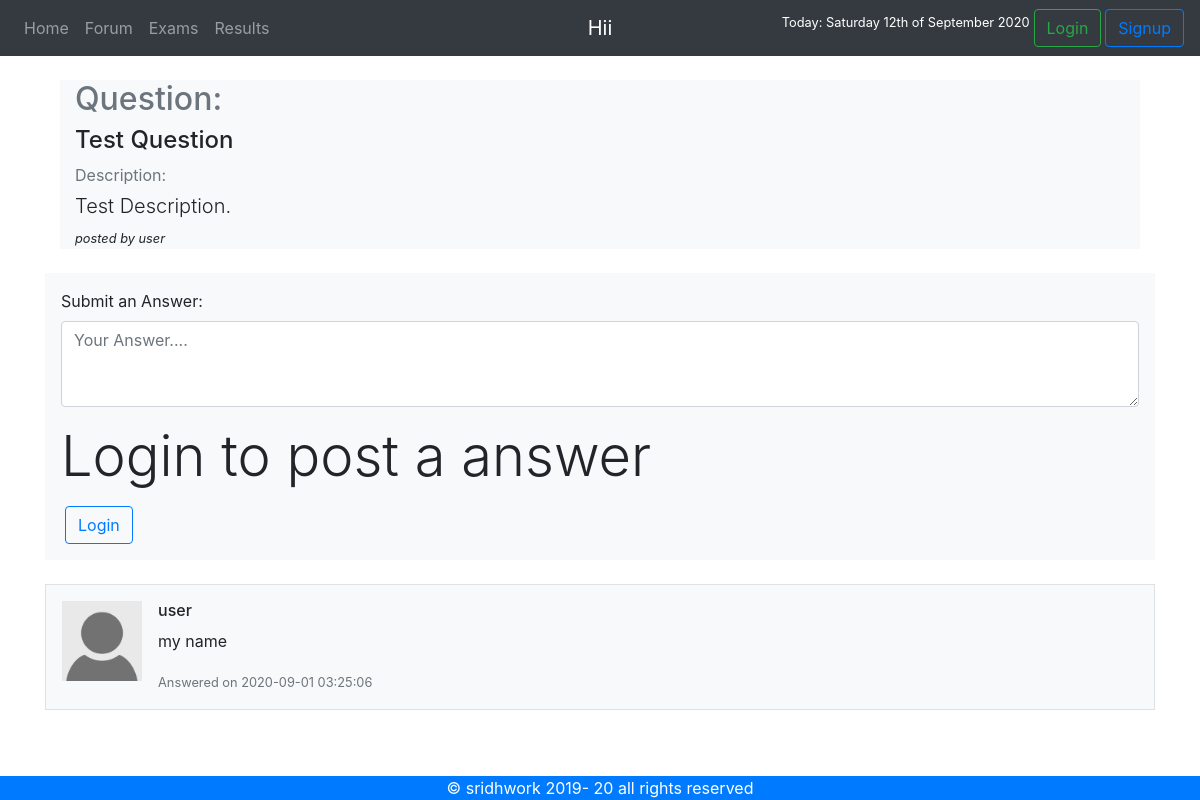
The app's page /pages/forum_answer_page.php?question=1&cat=1 with its own data.
### tables this page shows
CREATE TABLE `forum_questions` (
  `question_category` varchar(30) NOT NULL,
  `question_id` int NOT NULL,
  `question_title` varchar(150) NOT NULL,
  `question_details` text NOT NULL,
  `user_name` varchar(50) NOT NULL,
  `time` datetime NOT NULL DEFAULT CURRENT_TIMESTAMP
);

CREATE TABLE `forum_answers` (
  `answer_id` int NOT NULL,
  `question_id` int NOT NULL,
  `user_name` varchar(50) NOT NULL,
  `answer` text NOT NULL,
  `time` datetime NOT NULL DEFAULT CURRENT_TIMESTAMP
);

### pages/forum_answer_page.php (the view, shortened to what this page needs)
<!doctype html>
<html lang="en">
<?php
include 'dbconnect.php';
?>
<head>
    <link rel="stylesheet" href="https://stackpath.bootstrapcdn.com/bootstrap/4.5.2/css/bootstrap.min.css"
>
</head>
<?php include 'navbaruser.php' ?>
<div class="container my-4">
<?php
$qid= $_GET['question'];
$sql= "SELECT * FROM `forum_questions` WHERE `question_id`='$qid'";
$result= mysqli_query($conn,$sql);
while ($row=mysqli_fetch_assoc($result)) {
    $qtitle= $row['question_title'];
    $user = $row['user_name'];
    $qdesc= $row['question_details'];
echo'<body>
<div class="container my-3">
<div class=" bg-light jumbotron-fluid">
<div class="container">
    <h2 class="display-5 text-muted">Question:</h2>
  <h4 class="">'.$qtitle.'</h4>
  <p class="text-muted my-1">Description:</p>
  <p class="lead my-1">'.$qdesc.'</p>
 <small class="font-italic">'."posted "." by ".$user.'</small>
</div>
</div>
</div>';
}
?>
<?php
  $qid= $_GET['question'];
echo '<div class="container my-4 bg-light py-3 px-3"><form method="post">
<input type="hidden" name="question_id" value="'.$qid.'">
<div class="form-group">
  <label for="answer">Submit an Answer:</label>
  <textarea class="form-control" name="answer" id="answer" rows="3" placeholder="Your Answer...." ></textarea>
</div>';
if(isset ($_SESSION['loggedin']) ){
  echo '<button name="submit" type="submit" class="btn btn-primary">Submit</button>
  </form></div>';
  }else {
      echo '<p class="display-4">Login to post a answer</p><a class="btn btn-outline-primary ml-1" href="user_login.php?requrl='.$_SERVER['REQUEST_URI'].'" role="button">Login</a>
      </form></div>';
  }
?>
<?php
$qid= $_GET['question'];
$sql= "SELECT * FROM `forum_answers` WHERE `question_id`='$qid'";
$result= mysqli_query($conn,$sql);
$row= mysqli_num_rows($result);
if ($row>0) {
    while ($row=mysqli_fetch_assoc($result)) {
        $answer= $row['answer'];
        $user = $row['user_name'];
        $time= $row['time'];
        echo '<div class="container border my-4 bg-light py-3 px-3"><div class="media">
        <img src="../images/user_default_image.jpg" width="80rem" class="mr-3" alt="...">
        <div class="media-body">
        <h6 class="mt-0">'.$user.'</h6>
        <p>'.$answer.'</p>
        <small class="text-muted">'."Answered on ".$time.'</small>
        </div>
        </div></div>';
    }
}
?>
</div>
</body>
<?php include 'footer.php'; ?>
</html>

### records on screen
forum_questions: question_title "Test Question", question_details "Test Description.", user_name "user"
forum_answers: user_name "user", answer "my name", time "2020-09-01 03:25:06"
